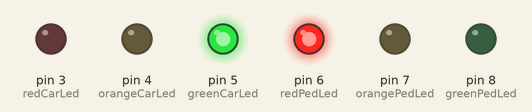
Simulated run of this sketch. Board: Arduino Uno, built with avr-gcc and run on an emulated ATmega328P. Parts: output pins drawn as LEDs (lit = HIGH).

Above: at 5.0 s.
At 11.5 s:
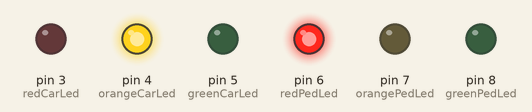
At 23.0 s:
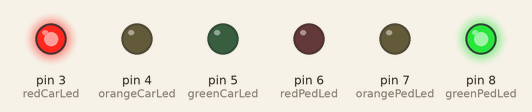
At 29.5 s:
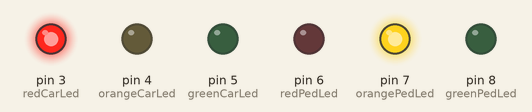
At 33.5 s:
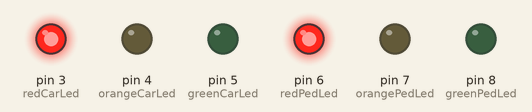
Timing chart, 0 to 46.8 s (numbered marks = the images above):
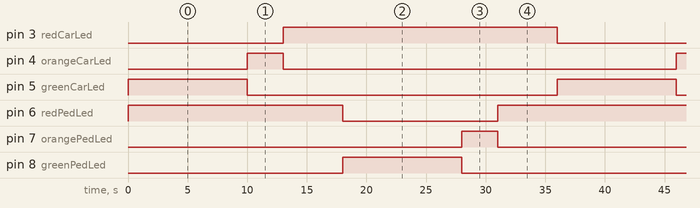

The sketch:

trafdual.ino
```cpp
const int redCarLed = 3;
const int orangeCarLed = 4;
const int greenCarLed = 5;
const int redPedLed = 6;
const int orangePedLed = 7;
const int greenPedLed = 8;


void setup() {
  pinMode(redCarLed, OUTPUT);
  pinMode(orangeCarLed, OUTPUT);
  pinMode(greenCarLed, OUTPUT);
  pinMode(redPedLed, OUTPUT);
  pinMode(orangePedLed, OUTPUT);
  pinMode(greenPedLed, OUTPUT);
  digitalWrite(redCarLed, LOW);
  digitalWrite(orangeCarLed, LOW);
  digitalWrite(greenCarLed, LOW);
  digitalWrite(redPedLed, LOW);
  digitalWrite(orangePedLed, LOW);
  digitalWrite(greenPedLed, LOW);
}

void loop() {
  digitalWrite(redPedLed, HIGH);
  digitalWrite(redCarLed, LOW);
  digitalWrite(greenCarLed, HIGH);
  delay(10000);
  digitalWrite(greenCarLed, LOW);

  digitalWrite(orangeCarLed, HIGH);
  delay(3000);
  digitalWrite(orangeCarLed, LOW);

  digitalWrite(redCarLed, HIGH);
  delay(5000);

  digitalWrite(redPedLed, LOW);
  digitalWrite(greenPedLed, HIGH);
  delay(10000);
  digitalWrite(greenPedLed, LOW);

  digitalWrite(orangePedLed, HIGH);
  delay(3000);
  digitalWrite(orangePedLed, LOW);

  digitalWrite(redPedLed, HIGH);
  delay(5000);
}
```

Measured:
- by itself, pin 3 (redCarLed): alternates HIGH for 23.0 s and LOW for 13.0 s
- by itself, pin 4 (orangeCarLed), pin 7 (orangePedLed): alternates HIGH for 3.0 s and LOW for 33.0 s
- by itself, pin 5 (greenCarLed), pin 8 (greenPedLed): alternates HIGH for 10.0 s and LOW for 26.0 s
- by itself, pin 6 (redPedLed): repeats every 36.0 s: LOW 13.0 s, HIGH 23.0 s
